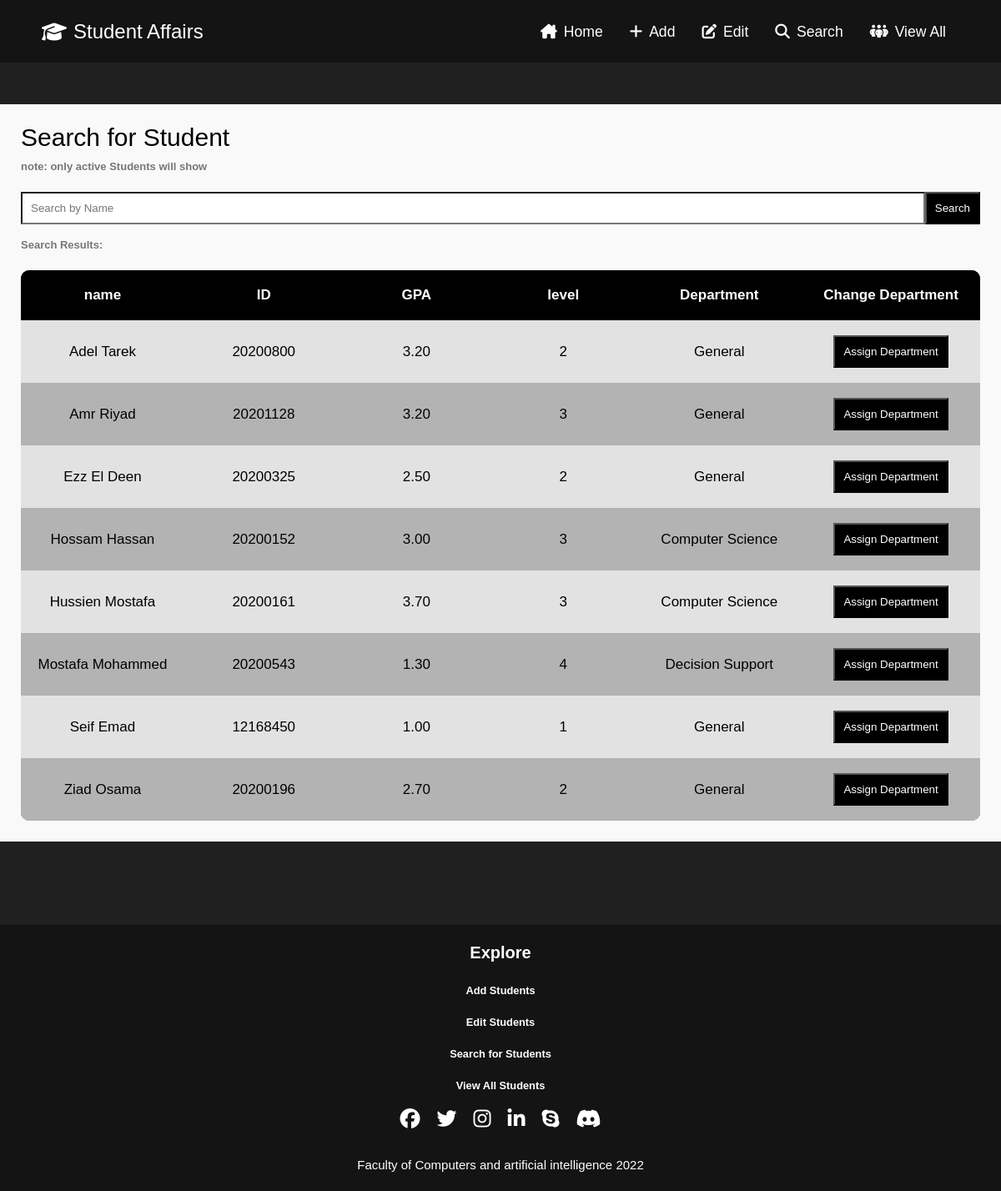
Screenshot of /Search_Students/ with the database file from the repository.
### addForm/models.py (models this page shows, shortened)
class Student(models.Model):
    name = models.CharField(max_length=50)
    phone = models.CharField(max_length=11)
    email = models.EmailField(max_length=254)
    stud_ID = models.CharField(max_length=8, primary_key=True)
    GPA = models.DecimalField(max_digits=4, decimal_places=2)
    STATUS_ACTIVE = 'Active'
    STATUS_INACTIVE = 'Inactive'
    STATUS_CHOICES = [(STATUS_ACTIVE, 'Active'), (STATUS_INACTIVE, 'Inactive')]
    status = models.CharField(choices=STATUS_CHOICES, max_length=12)
    GENDER_MALE = 'Male'
    GENDER_FEMALE = 'Female'
    GENDER_CHOICES = [(GENDER_MALE, 'Male'), (GENDER_FEMALE, 'Female')]
    gender = models.CharField(choices=GENDER_CHOICES, max_length=8)
    DEP_GENERAL = 'General'
    DEP_CS = 'Computer Science'
    DEP_IT = 'Information Technology'
    DEP_IS = 'Information Systems'
    DEP_DS = 'Decision Support'
    DEP_AI = 'Artifical Intelligence'
    DEPARTMENT_CHOICES = [(DEP_GENERAL, 'General'), (DEP_CS, 'Computer Science'), (DEP_IT, 'Information Technology'), (DEP_IS, 'Information Systems'), (DEP_DS, 'Decision Support'), (DEP_AI, 'Artifical Intelligence')]
    department = models.CharField(choices=DEPARTMENT_CHOICES, max_length=25)
    date = models.DateField()
    LEVEL1 = 1
    LEVEL2 = 2
    LEVEL3 = 3
    LEVEL4 = 4
    LEVEL_CHOICES = [(LEVEL1, '1'), (LEVEL2, '2'), (LEVEL3, '3'), (LEVEL4, '4')]
    level = models.IntegerField(choices=LEVEL_CHOICES)
    class Meta:
        ordering = ['name']

### Search/views.py (the view)
# urls.py: path('', views.main_view, name='edit'),
@csrf_protect
def main_view(request):
    return render(request,'search/Search_Stud.html', {"Student":Student.objects.filter(status='Active')})

### templates/search/Search_Stud.html (shortened to what this page needs)
{% extends 'base.html' %}
{% load static %}
{% block css %}
    <link rel="stylesheet" href="{%static 'css/style1.css'%}">
    <link rel="stylesheet" href="{%static 'css/addform.css'%}">
{% endblock css %}
{%block content%}
    <div class="container1">
        <div id="add_stud">
            <h3>Search for Student</h3>
            <h4>note: only active Students will show</h4>
            <div class="wrap">
                <div class="search">
                    <input type="text" class="searchTerm" placeholder="Search by Name" name="result" id="searchInput" autocomplete="off">
                    <input type="submit" class='toggle' id="searchButton" value="Search">
                </div>
            </div>
            <h4>Search Results:</h4>
            <table class="nametb">
                <thead>
                    <tr>
                        <th class="r1">name</th>
                        <th class="r1">ID</th>
                        <th class="r1">GPA</th>
                        <th class="r1">level</th>
                        <th class="r1">Department</th>
                        <th class="r1">Change Department</th>
                    </tr>
                </thead>
                <tbody id="table__body">
                    {% for s in Student %}
                    <tr class='r2'>
                        <td>{{s.name}}</td>
                        <td> {{s.stud_ID}}</td>
                        <td>{{s.GPA}}</td>
                        <td>{{s.level}}</td>
                        <td>{{s.department}}</td>
                        <td class="r2">
                        <input type="button" class="toggle" value="Assign Department" id="button1" onclick='window.location.href = x + "?studID={{s.stud_ID}}"'></td>
                    </tr>
                    {% endfor %}
                </tbody>
            </table>
        </div>
    </div>
{%endblock content%}

### templates/base.html (shortened to what this page needs)
<!DOCTYPE html>
<html lang="en">
<head>
    {% block css %}
    {% endblock css %}
</head>
<body>
    <nav class="navbar">
        <div class="navbar__container">
            <a href="{% url 'about' %}" id="navbar__logo"><i class="fa-solid fa-graduation-cap"></i> Student Affairs </a>
            <ul class="navbar__menu">
                <li class="navbar__item">
                    <a href="{% url 'about' %}" class="navbar__links"><i class="fa-solid fa-house-chimney"></i> Home </a>
                </li>
                <li class="navbar__item">
                    <a href="{% url 'addFormMainView' %}" class="navbar__links"><i class="fa-solid fa-plus"></i> Add </a>
                </li>
                <li class="navbar__item">
                    <a href="{% url 'edit' %}" class="navbar__links"><i class="fa-solid fa-pen-to-square"></i>Edit </a>
                </li>
                <li class="navbar__item">
                    <a href="{% url 'search' %}" class="navbar__links"><i class="fa-solid fa-magnifying-glass"></i> Search </a>
                </li>
                <li class="navbar__item">
                    <a href="{% url 'view' %}" class="navbar__links"><i class="fa-solid fa-people-group"></i> View All </a>
                </li>
            </ul>
        </div>
    </nav>
</body>
    {%block content%}
    {%endblock content%}
    <div class="footer ">
        <div class="footer__container ">
            <table>
                <tr>
                    <th>
                        <div class="footer__links ">
                            <h2>Explore</h2>
                            <a href="{% url 'addFormMainView' %}">Add Students</a>
                            <a href="{% url 'edit' %} ">Edit Students</a>
                            <a href="{% url 'search' %} ">Search for Students</a>
                            <a href="{% url 'view' %}"> View All Students </a>
                        </div>
                    </th>
                </tr>
            </table>
            <div class="social__icons ">
                <a href="https://www.facebook.com/ " class="social__icon--link " target="blank ">
                    <i class="fa-brands fa-facebook "></i>
                </a>
                <a href="https://twitter.com/ " class="social__icon--link " target="blank ">
                    <i class="fa-brands fa-twitter "></i>
                </a>
                <a href="https://www.instagram.com/ " class="social__icon--link " target="blank ">
                    <i class="fa-brands fa-instagram "></i>
                </a>
                <a href="https://www.linkedin.com/ " class="social__icon--link " target="blank ">
                    <i class="fa-brands fa-linkedin-in "></i>
                </a>
                <a href="https://www.skype.com/en/ " class="social__icon--link " target="blank ">
                    <i class="fa-brands fa-skype "></i>
                </a>
                <a href="https://discord.com/ " class="social__icon--link " target="blank ">
                    <i class="fa-brands fa-discord "></i>
                </a>
            </div>
            <div class="social__media ">
                <p class="website__right "> Faculty of Computers and artificial intelligence 2022</p>
            </div>
        </div>
    </div>

### project/static/css/style1.css (style rules this page uses)
* { margin: 0; padding: 0; font-family: sans-serif; box-sizing: border-box; }
.fa-solid { margin-right: 0.5rem; }
.navbar { background: #141414; display: flex; justify-content: center; align-items: center; font-size: 1.2rem; top: 0; }
.navbar__container { display: flex; justify-content: space-between; height: 75px; width: 100%; margin: 0 auto; align-items: center; margin: 0 auto; padding: 0 50px; }
#navbar__logo { color: white; display: flex; align-items: center; cursor: pointer; text-decoration: none; font-size: 1.5rem; }
.navbar__menu { display: flex; align-items: center; list-style: none; text-align: center; font-size: 1.1rem; position: sticky; }
.navbar__links { color: #fff; display: flex; align-items: center; justify-content: center; text-decoration: none; padding: 0 1rem; height: 100%; }
.footer__container { background-color: #141414; padding: 1rem 0; display: flex; flex-direction: column; bottom: 0; position: relative; width: 100%; }
.footer { padding-top: 50px; background-color: #202020; }
.footer__links { width: 100%; display: flex; flex-direction: column; justify-content: center; align-items: center; font-size: 0.8rem; }
.footer__links h2 { margin-bottom: 16px; color: #fff; font-size: 20px; }
.footer__links a { color: #fff; text-decoration: none; margin-bottom: 0.5rem; }
.social__icons { justify-content: center; align-items: center; display: flex; padding-bottom: 25px; }
.social__icon--link { color: #fff; font-size: 24px; margin: auto 10px; }
.social__media { display: flex; align-items: center; justify-content: center; font-size: 15px; }
.website__right { color: #fff; }
.nametb { border-collapse: collapse; background: #202020; border-radius: 10px; overflow: hidden; width: 100%; margin: 0 auto; position: relative; }
table thead tr { height: 60px; background: #000; }
.r1 { width: 260px; color: #fff; }
table tr:nth-child(odd) td { background-color: #e2e2e2; }
table tr:nth-child(even) td { background-color: #b4b3b3; }
.r2 { height: 75px; color: black; background-color: #e2e2e2; }
td { text-align: center; }
.toggle { cursor: pointer; background: #000; color: #FFF; padding: 10px; }
html { overflow-y: scroll; scrollbar-width: none; -ms-overflow-style: none; }

### project/static/css/addform.css (style rules this page uses)
body { font-family: sans-serif; font-weight: 300; font-size: 17px; line-height: 30px; color: #777; background: #202020; }
.container, .container1 { max-width: 450px; width: 100%; margin: 0 auto; position: relative; }
.container1 { max-width: 1200px; }
#add_stud { background: #F9F9F9; padding: 25px; margin: 50px 0; position: relative; }
#add_stud h3 { color: black; display: block; font-size: 30px; font-weight: 400; }
#add_stud h4 { margin: 5px 0 15px; display: block; font-size: 13px; }
#add_stud input[type="text"], #add_stud input[type="email"], #add_stud input[type="tel"], #add_stud input[type="number"], #add_stud textarea { width: 100%; outline: 0; background: #FFF; margin: 0 0 5px; padding: 10px; }
.search { display: flex; }
#searchButton { margin: 0 0 5px; }

### rows the page displays
Student: name "Adel Tarek", stud_ID "20200800", GPA "3.20", level "2", department "General"
Student: name "Amr Riyad", stud_ID "20201128", GPA "3.20", level "3", department "General"
Student: name "Ezz El Deen", stud_ID "20200325", GPA "2.50", level "2", department "General"
Student: name "Hossam Hassan", stud_ID "20200152", GPA "3.00", level "3", department "Computer Science"
Student: name "Hussien Mostafa", stud_ID "20200161", GPA "3.70", level "3", department "Computer Science"
Student: name "Mostafa Mohammed", stud_ID "20200543", GPA "1.30", level "4", department "Decision Support"
Student: name "Seif Emad", stud_ID "12168450", GPA "1.00", level "1", department "General"
Student: name "Ziad Osama", stud_ID "20200196", GPA "2.70", level "2", department "General"
